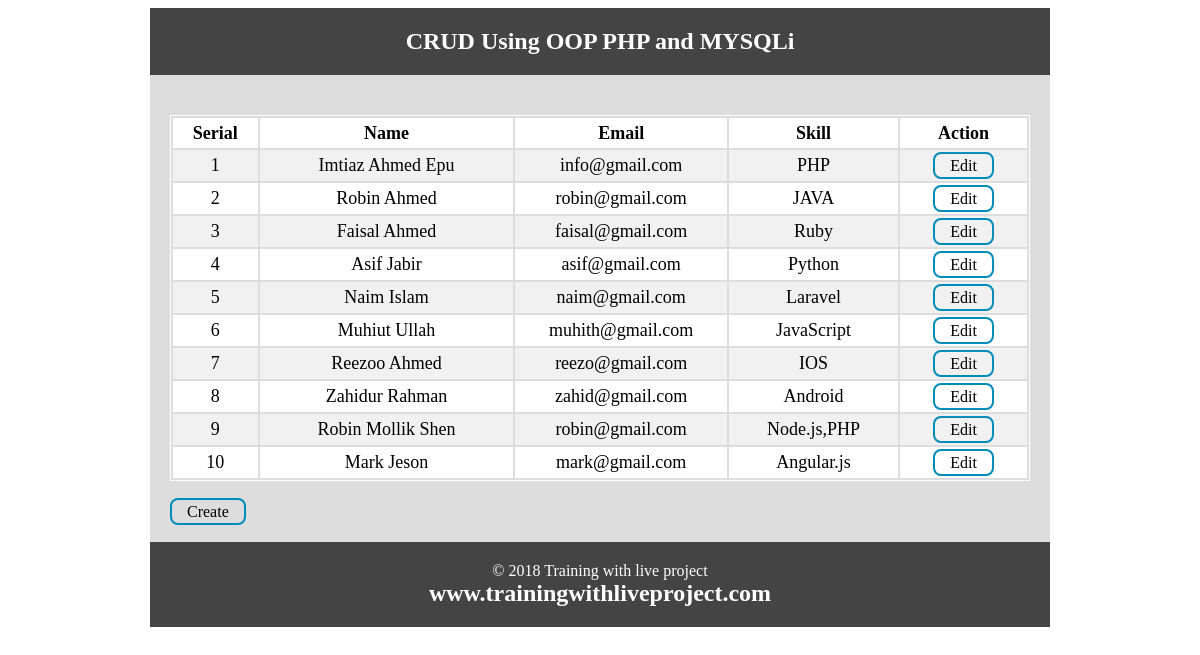
The page / on the database its author committed.
### tables this page shows
CREATE TABLE `user` (
  `id` int(11) NOT NULL,
  `name` varchar(255) NOT NULL,
  `email` varchar(255) NOT NULL,
  `skill` varchar(255) NOT NULL
);

### Database.php (called while the page is built, shortened)
 <?php
class Database {
    private $host 	= DB_HOST;
    private $user 	= DB_USER;
    private $pass   = DB_PASS;
    private $dbname = DB_NAME;
    public $link;
    private function connectDB() {
        $this->link = new mysqli($this->host, $this->user, $this->pass, $this->dbname);
    }
    public function select($selectquery) {
        $result = $this->link->query($selectquery) or die($this->link->error . __LINE__);
        if ($result->num_rows > 0) {
            return $result;
        } else {
            return false;
        }
    }
}
?>

### index.php (the view, shortened to what this page needs)
<?php
	include 'inc/header.php';
	include 'Database.php';
?>
<?php
	$db    = new Database();
	$selectquery = "SELECT * FROM user";
	$read  = $db->select($selectquery);
?>
	<table class="tblone">
		<tr>
			<th width="10%">Serial</th>
			<th width="30%">Name</th>
			<th width="25%">Email</th>
			<th width="20%">Skill</th>
			<th width="15%">Action</th>
		</tr>
<?php
	if ($read) {?>
		<?php
			$i = 1;
			while ($row = $read->fetch_assoc() ) { ?>
			<tr>
				<td><?php echo $i++; ?></td>
				<td><?php echo $row['name']; ?></td>
				<td><?php echo $row['email']; ?></td>
				<td><?php echo $row['skill']; ?></td>
				<td>
					<a class="button" href="update.php?id=<?php echo urldecode($row['id']); ?>">Edit</a>
				</td>
			</tr>
			<?php } ?>
	<?php }else {?>
				<p>Data Not available</p>
			<?php } ?>
	</table>
	<a class="button" href="create.php">Create</a>
<?php include 'inc/footer.php'; ?>

### inc/header.php (shortened to what this page needs)
<!doctype html>
<html>
    <head>
    </head>
    <body>
        <div class="phpcoding">
        <section class="headeroption">
            <h2><?php echo "CRUD Using OOP PHP and MYSQLi"; ?></h2>
        </section>
        <section class="maincontent">

### inc/footer.php
 </section>
<section class="footeroption">
	<p>&copy; <?php echo date("Y"); ?> Training with live project</p>
		<h2><?php echo "www.trainingwithliveproject.com"; ?></h2>
	</section>
</div>
</body>
</html>

### rows shown on the page
user: name "Imtiaz Ahmed Epu", email "info@gmail.com", skill "PHP"
user: name "Robin Ahmed", email "robin@gmail.com", skill "JAVA"
user: name "Faisal Ahmed", email "faisal@gmail.com", skill "Ruby"
user: name "Asif Jabir", email "asif@gmail.com", skill "Python"
user: name "Naim Islam", email "naim@gmail.com", skill "Laravel"
user: name "Muhiut Ullah", email "muhith@gmail.com", skill "JavaScript"
user: name "Reezoo Ahmed", email "reezo@gmail.com", skill "IOS"
user: name "Zahidur Rahman", email "zahid@gmail.com", skill "Android"
user: name "Robin Mollik Shen", email "robin@gmail.com", skill "Node.js,PHP"
user: name "Mark Jeson", email "mark@gmail.com", skill "Angular.js"
